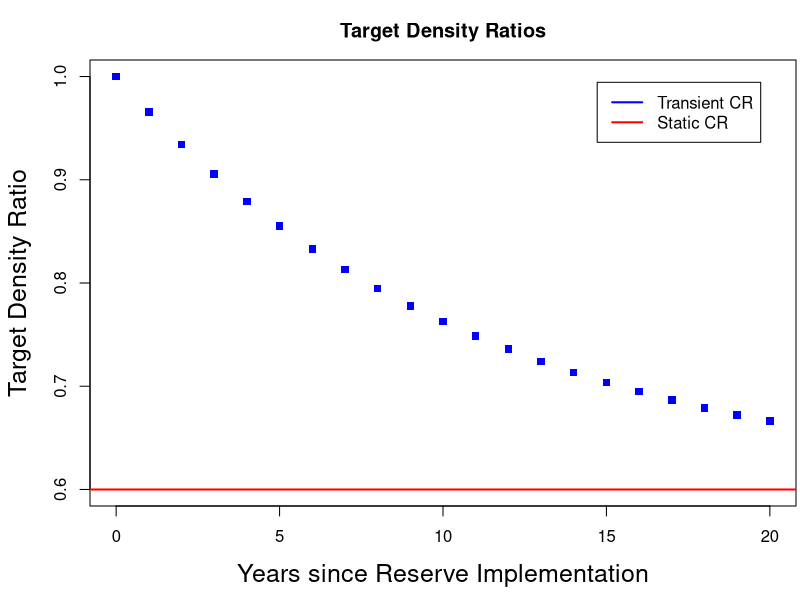

Source code (R):
Time1 = 50
TimeT = 70
Final_DR = 0.6
Nat_mortality = c(0.09, 0.14, 0.19)
nm = 1

years <- 0:(TimeT - Time1)
target_DR <- 1 - (1 - Final_DR)*(1 - exp(-1 * Nat_mortality[nm] * years))

par(mar = c(4.7, 4.5, 3, 0.2))
plot(years, target_DR, main = 'Target Density Ratios',
     ylab = 'Target Density Ratio',
     xlab = 'Years since Reserve Implementation',
     pch = 15, col = 'blue', ylim = c(0.6, 1), 
     cex.lab = 1.5)
abline(h = 0.6, col = 'red', lwd = 2)
legend(x = 'topright', inset = 0.05, lwd = 2, col = c('blue', 'red'),
       c('Transient CR', 'Static CR'))
